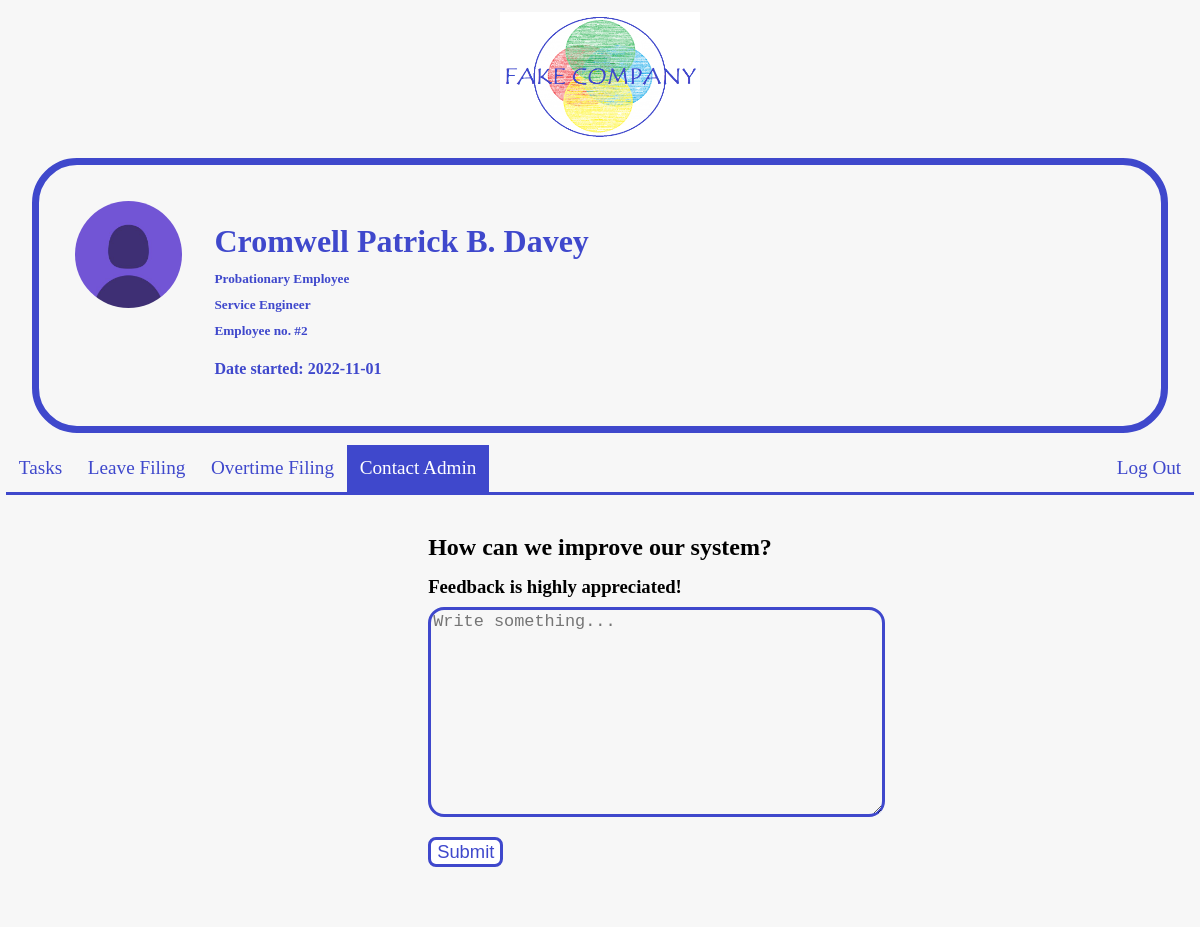
The app's page /contact_admin (signed in) with its own data.
### tables this page shows
CREATE TABLE "users" (
	"id"	INTEGER NOT NULL,
	"username"	TEXT NOT NULL,
	"hash"	TEXT NOT NULL UNIQUE,
	"employee_name"	TEXT NOT NULL UNIQUE,
	"employee_number"	INTEGER NOT NULL UNIQUE,
	"employee_type"	TEXT NOT NULL,
	"employee_position"	TEXT NOT NULL,
	"date_started"	TEXT DEFAULT (date('now')),
	PRIMARY KEY("id" AUTOINCREMENT)
);

### app.py (the view, shortened to what this page needs)
@app.route("/contact_admin", methods = ["GET", "POST"])
@login_required
def contact_admin():
    return render_template("contact_admin.html")

### app.py (called while the page is built)
@app.after_request
def after_request(response):
    response.headers["Cache-Control"] = "no-cache, no-store, must-revalidate"
    response.headers["Expires"] = 0
    response.headers["Pragma"] = "no-cache"
    return response

@app.context_processor
def homepage_items():
    user = None
    position = None
    user_managers = db.query(Users).filter_by(employee_position = "Manager").all()
    if session.get("user_id"):
        user = db.query(Users).filter_by(id = session["user_id"]).scalar()
        position = db.query(Users).filter_by(id = session["user_id"]).scalar().employee_position
    return dict(user = user, position = position, user_managers=user_managers)

### functions.py (called while the page is built)
def login_required(f):
    @wraps(f)
    def decorated_function(*args, **kwargs):
        if session.get("user_id") is None:
            return redirect("/login")
        return f(*args, **kwargs)
    return decorated_function

### templates/contact_admin.html (shortened to what this page needs)
{% extends "layout.html" %}
{% block main %}
<div class="contact_form">
    <div class="contact_admin_text">
        <h2>How can we improve our system?</h2>
        <h3>Feedback is highly appreciated!</h3>
    </div>
    <div class="contact_admin">
        <form action="/contact_admin" method="post">
            <div class="contact_elements">
                <div>
                    <textarea autofocus class="feedback" id="feedback" minlength="10" name="feedback" placeholder="Write something..." style="height: 200px; width: 130%;"></textarea>
                </div>
                <div>
                    <button id="submit_contact" type="submit" style="margin-top: 1rem;">Submit</button>
                </div>
            </div>
        </form>
    </div>
</div>
{% endblock %}

### templates/layout.html (shortened to what this page needs)
<!DOCTYPE html>
<html lang="en">
    <head>
        <link href="/static/styles.css" rel="stylesheet">
    </head>
    <body style="margin: 0;">
        <div class="container">
            <div class="logo">
                <img height="130" width="200" src="/static/company_logo.png" alt="company_logo">
            </div>
            <div class="user_info_container">
                <div class="user_image">
                    <img class="dp" style="border-radius: 50%;" src="/static/user_profile_placeholder.jpg" alt="profile">
                </div>
                <div class="user_info">
                    <div class="user_info_details">
                        <h3 style="font-size: 2rem;">{{user.employee_name}}</h3>
                        <h5>{{user.employee_type}}</h5>
                        <h5>{{user.employee_position}}</h5>
                        <h5>Employee no. #{{user.employee_number}}</h5>
                        <h4>Date started: {{user.date_started}}</h5>
                    </div>
                </div>
            </div>
            {% if position == "Manager" %}
                <nav class="navigation_bar">
                    <ul class="nav_1">
                        <li><a href="/">To Do</a></li>
                        <li><a href="/give_tasks">Give Tasks</a></li>
                        <li><a href="/filed_leaves">Filed Leaves</a></li>
                        <li><a href="/filed_overtimes">Filed Overtimes</a></li>
                        <li><a href="/contact_admin">Contact Admin</a></li>
                        <li><a href="/logout">Log Out</a></li>
                </nav>
            {% else %}
                <nav class="navigation_bar">
                    <ul class="nav_1">
                        <li><a href="/">Tasks</a></li>
                        <li><a href="/leave_file">Leave Filing</a></li>
                        <li><a href="/overtime_file">Overtime Filing</a></li>
                        <li><a href="/contact_admin">Contact Admin</a></li>
                        <li><a href="/logout">Log Out</a></li>
                </nav>
            {% endif %}
            <main class="container_main">
                {% block main %}{% endblock %}
            </main>
        </div>
    </body>
</html>

### static/styles.css (style rules this page uses)
button { border: 3px solid #3f48cc; color: #3f48cc; border-radius: 0.5rem; font-size: 115%; background-color: white; }
.active, .active:hover { background-color: #3f48cc; }
.container { position:static; }
.logo { text-align: center; padding: 1%; }
.user_info_container { padding: 3% 1% 3% 3%; margin-left: 2rem; margin-right: 2rem; border: 7px solid #3f48cc; border-style: solid; border-radius: 45px; border-color: #3f48cc; display: flex; }
.dp { max-width: 100%; width: auto; height: auto; }
.user_image { width: 10%; }
.user_info { display: inline-block; margin-left: 2rem; }
.user_info_details { color: #3f48cc; position: relative; top: 10px; }
.user_info_details h3, .user_info_details h5 { margin-bottom: 0; margin-top: 10px; }
.navigation_bar { overflow: hidden; margin-left: 0.5%; margin-right: 0.5%; margin-top: 1%; border-bottom: 3px solid #3f48cc; }
.nav_1 { list-style-type: none; margin: 0; padding: 0; overflow: hidden; }
.nav_1 li { float: left; }
.nav_1 li:last-child { float: right; }
.nav_1 li a { display: block; color: #3f48cc; text-align: center; padding: 0.8rem; font-size: 120%; text-decoration: none; }
.container, .container_main, .user_info, .navigation_bar, .nav_1, .container_main { background-color: #f7f7f7; }
.container_main { padding-top: 2rem; margin: 0; margin-left: auto; margin-right: auto; display:flex; flex-direction: column; align-items:center; overflow: auto; height: 25rem; }
h2, h3 { margin: 0; line-height: 2.5rem; }
.contact_form { margin-left: auto; margin-right: auto; }
.contact_admin_text { position: relative; }
.contact_admin { display: inline; border-radius: 0.3rem; max-width: 80%; margin: auto; vertical-align: left; }
.contact_admin textarea { font-size: 130%; background-color: #f7f7f7; }
#feedback { border: 3px solid #3f48cc; border-radius: 1rem; }
.contact_elements { display: inline; }
.contact_elements button { position: relative; }

### records on screen
users: employee_name "Cromwell Patrick B. Davey", employee_type "Probationary Employee", employee_position "Service Engineer", employee_number "2", date_started "2022-11-01"
